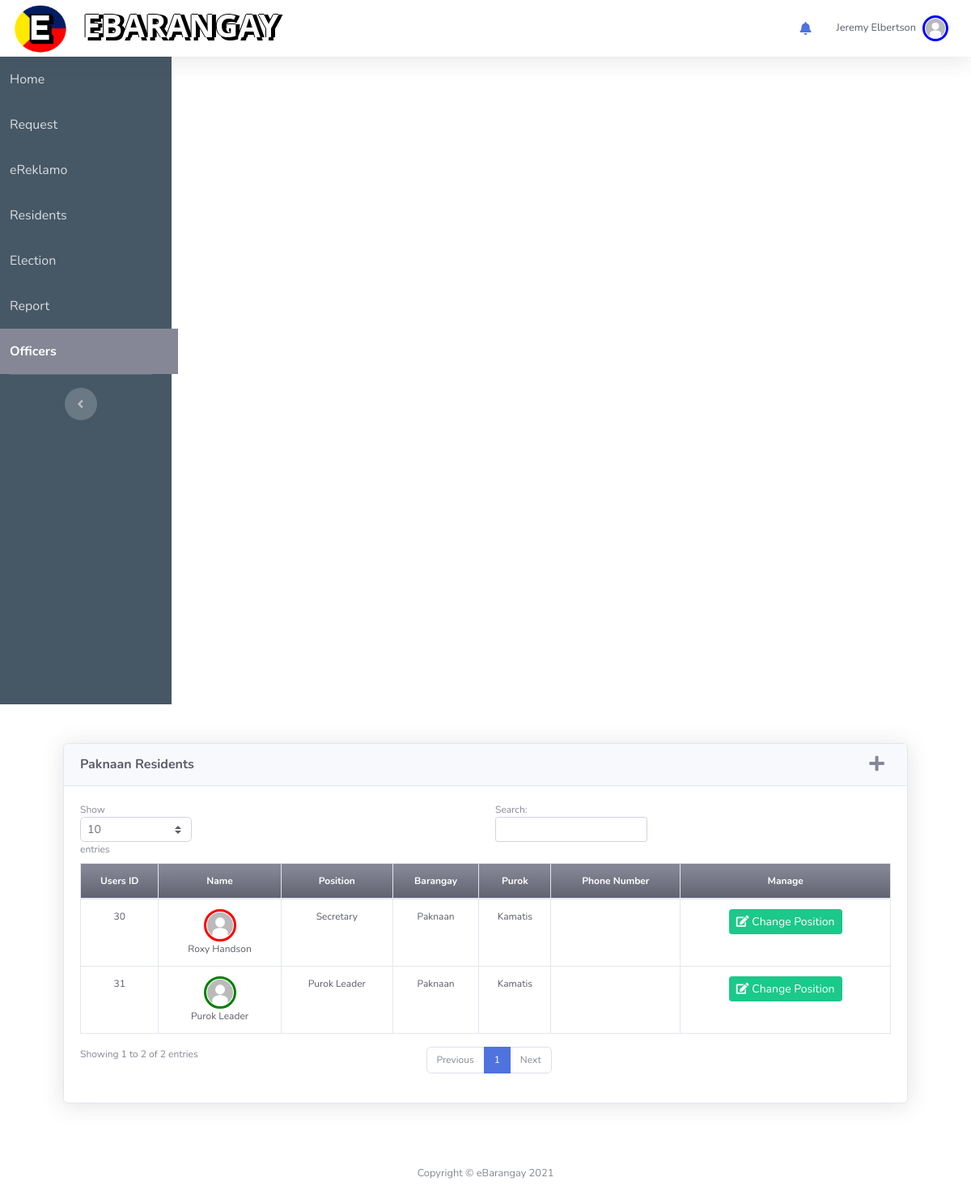
/officials.php (signed in), run on an earlier commit of the app's database.
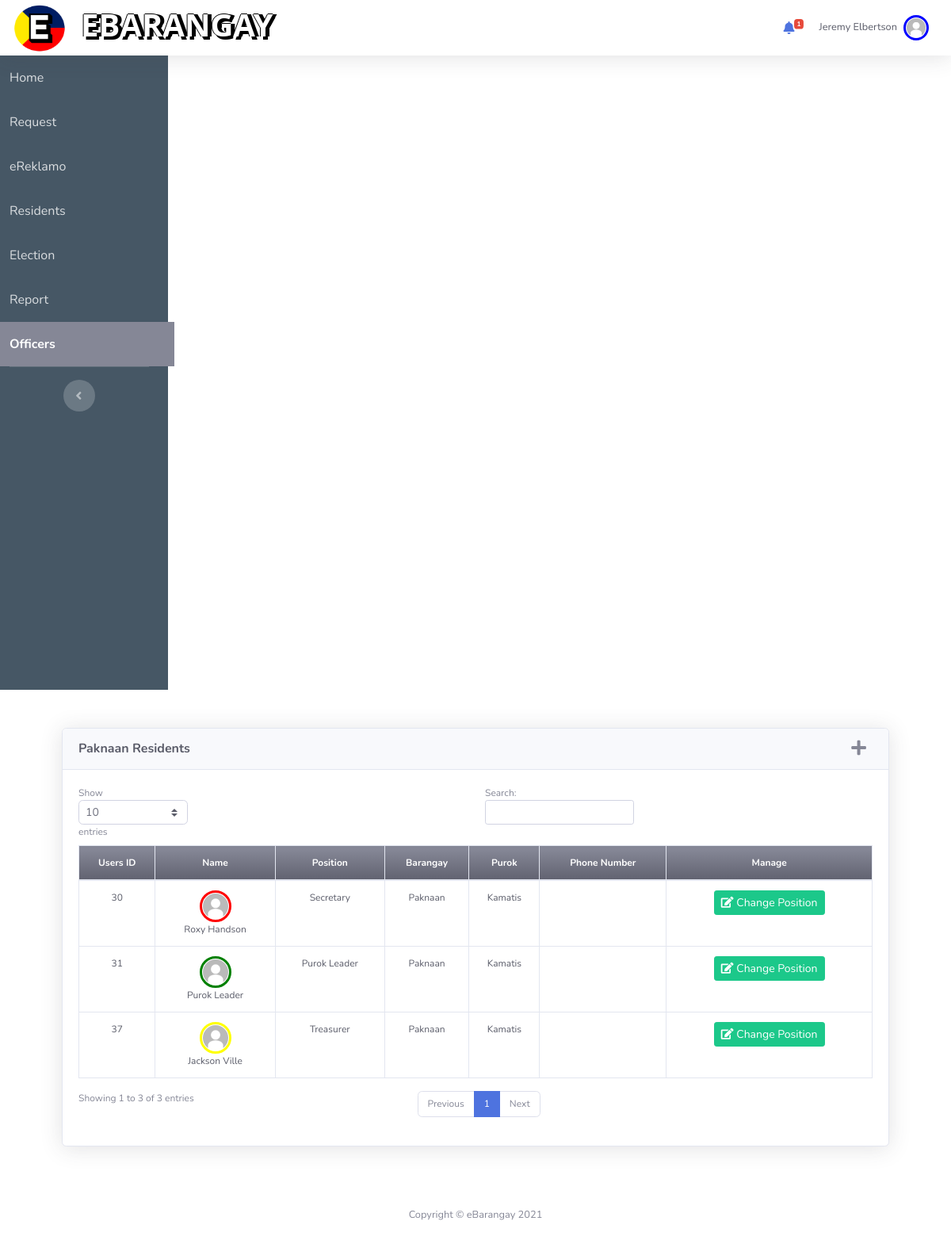
And on a later commit of the database.
### tables this page shows
CREATE TABLE `users` (
  `UsersID` int NOT NULL,
  `Firstname` varchar(50) NOT NULL,
  `Middlename` varchar(50) DEFAULT NULL,
  `Lastname` varchar(50) NOT NULL,
  `dateofbirth` varchar(50) NOT NULL,
  `civilStat` varchar(50) NOT NULL,
  `emailAdd` varchar(50) NOT NULL,
  `username` varchar(50) NOT NULL,
  `usersPwd` varchar(255) DEFAULT NULL,
  `userGender` varchar(50) DEFAULT NULL,
  `userType` varchar(50) DEFAULT NULL,
  `profile_pic` varchar(129) DEFAULT NULL,
  `userBarangay` varchar(50) DEFAULT NULL,
  `userPurok` varchar(50) DEFAULT NULL,
  `phoneNum` varchar(20) DEFAULT NULL,
  `teleNum` varchar(20) DEFAULT NULL,
  `VerifyStatus` varchar(20) NOT NULL DEFAULT 'Pending',
  `userCity` varchar(30) NOT NULL DEFAULT 'None',
  `Status` varchar(20) NOT NULL DEFAULT 'Active',
  `isRenting` varchar(20) DEFAULT 'False',
  `landlordName` varchar(50) DEFAULT 'None',
  `landlordContact` varchar(50) DEFAULT 'NONE',
  `barangayPos` varchar(50) DEFAULT 'None',
  `userAddress` varchar(50) DEFAULT NULL,
  `userHouseNum` varchar(50) DEFAULT NULL
);

### officials.php (the view, shortened to what the changed rows need)
<?php include_once "header.php" ?>
<div class="container p-4">
<?php if($_SESSION["userType"] == "Captain"): ?>
<div class="card shadow mb-4 m-4">
    <div class="card-header py-3 d-flex justify-content-between">
            <h6 class="m-0 font-weight-bold text-dark"><?php echo $_SESSION["userBarangay"] ?> Residents</h6>
            <a class="fas fa-plus fa-lg mr-2 text-gray-600 add_account" href="javascript:void(0)"></a>
    </div>
    <div class="card-body" style="font-size: 75%">
        <div class="table-responsive">
            <table class="table table-bordered text-center text-dark display"
                width="100%" cellspacing="0" cellpadding="0">
                <thead >
                    <tr class="bg-gradient-secondary text-white">
                        <th scope="col">Users ID</th>
                        <th scope="col">Name</th>
                        <th scope="col">Position</th>
                        <th scope="col">Barangay</th>
                        <th scope="col">Purok</th>
                        <th scope="col">Phone Number</th>
                        <th scope="col">Manage</th>
                    </tr>
                </thead>
                <tbody>
                    <?php
                        $accounts = $conn->query("SELECT *, concat(Firstname, ' ', Lastname) as name FROM users
                        WHERE (userType = 'Purok Leader'
                        OR userType = 'Treasurer'
                        OR userType = 'Secretary')
                        AND userBarangay = '{$_SESSION["userBarangay"]}';");
                        while($row=$accounts->fetch_assoc()):
                    ?>
                    <tr>
                        <td><?php echo $row["UsersID"] ?></td>
                        <td>
                            <img class="img-profile rounded-circle <?php
                                if($row["userType"] == "Resident"){
                                    echo "img-res-profile";
                                }
                                elseif($row["userType"] == "Purok Leader"){
                                    echo "img-purokldr-profile";
                                }
                                elseif($row["userType"] == "Captain"){
                                    echo "img-capt-profile";
                                }
                                elseif($row["userType"] == "Secretary"){
                                    echo "img-sec-profile";
                                }
                                elseif($row["userType"] == "Treasurer"){
                                    echo "img-treas-profile";
                                }
                                elseif($row["userType"] == "Admin"){
                                    echo "img-admin-profile";
                                }
                            ?>" src="img/<?php echo $row["profile_pic"] ?>" width="40" height="40"/>
                            <?php echo $row["name"] ?>
                        </td>
                        <td><?php echo $row["userType"] ?></td>
                        <td><?php echo $row["userBarangay"] ?></td>
                        <td><?php echo $row["userPurok"] ?></td>
                        <td><?php echo $row["phoneNum"] ?></td>
                        <td>
                            <button class="btn btn-success btn-sm btn-flat changePosition" data-id="<?php echo $row['UsersID'] ?>"><i class="fas fa-edit"></i> Change Position</button>
                        </td>
                    </tr>
                    <?php endwhile; ?>
                </tbody>
            </table>
        </div>
    </div>
</div>
<?php endif; ?>
</div>
</div>
</div>
<?php include_once "footer.php" ?>

### header.php (shortened to what the changed rows need)
<?php
    include 'includes/dbh.inc.php';
?>
<!DOCTYPE html>
<html lang="en">
<head>
    <link href="vendor/fontawesome-free/css/all.min.css" rel="stylesheet" type="text/css">
    <link href="css/sb-admin-2.min.css" rel="stylesheet">
    <link href="css/sb-admin-2.css" rel="stylesheet">
    <link href="css/cb2.css" rel="stylesheet">
</head>
<body id="page-top">
<nav class="navbar navbar-expand topbar static-top shadow">
<h1 class="navbar-text font-weight-bold d-none d-sm-block d-md-block text-white"
    style= "font-family: 'Segoe UI', Tahoma, Geneva, Verdana, sans-serif;
    text-shadow: -1px 0px black, 3px 4px black, 5px 0 black, 0 -1px black;">
    EBARANGAY
</h1>
<ul class="navbar-nav ml-auto">
    <?php if(isset($_SESSION["UsersID"]) != NULL) : ?>
    <li class="nav-item dropdown no-arrow mx-1">
        <a class="nav-link dropdown-toggle" href="#" id="alertsDropdown" role="button"
            data-toggle="dropdown" aria-haspopup="true" aria-expanded="false">
            <i class="fas fa-bell fa-fw"></i>
            <span class="badge badge-danger badge-counter"><?php
                    $notif = $conn->query("SELECT * FROM notifications WHERE (UsersID={$_SESSION['UsersID']}
                    OR position='{$_SESSION['userType']}') AND status='Not Read'
                    ORDER BY NotificationID ASC;");
                    $row_cnt = mysqli_num_rows($notif);
                    if($row_cnt > 0){
                        echo $row_cnt;
                    }
                ?></span>
        </a>
    </li>
    <?php endif; ?>
</ul>
</nav>
<div class="content-wrapper" >
<div class="row">

What changed in the data, as far as the page shows it:
added users: UsersID "37", profile_pic (picture), name "Jackson Ville", userType "Treasurer", userBarangay "Paknaan", userPurok "Kamatis"
Also different on the page:
$row_cnt: (not shown) → "1"
text written by a page script: "Show entries Search: Showing 1 to 2 of 2 entries Previous 1 Next" → "Show entries Search: Showing 1 to 3 of 3 entries Previous 1 Next"
